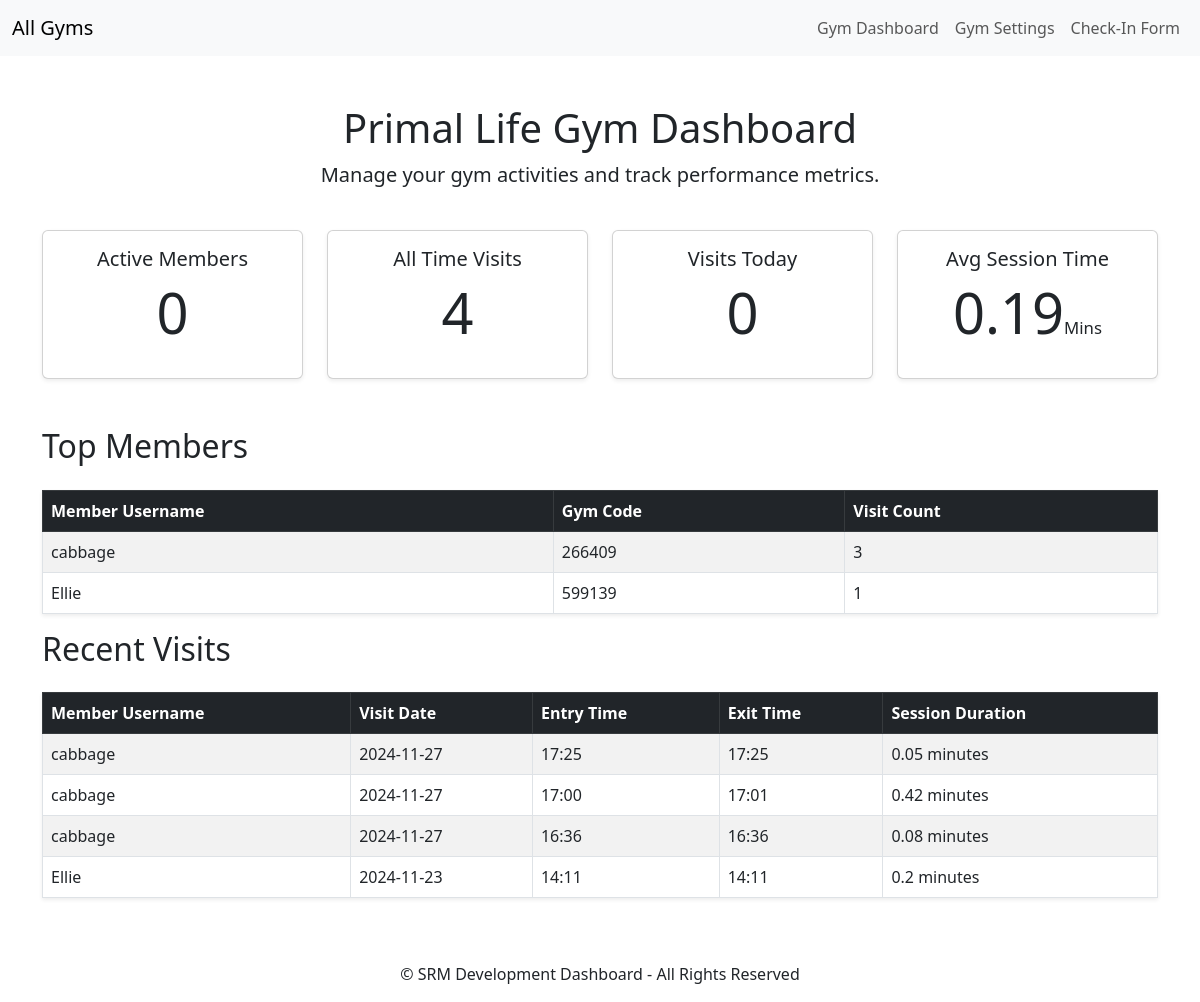
Screenshot of /primal-life-gym/dashboard/ (signed in) with the database file from the repository.
### core/models.py (models this page shows, shortened)
class Gym(models.Model):
    gym_id = models.AutoField(primary_key=True)
    name = models.CharField(max_length=255)
    slug = models.SlugField(unique=True, blank=True)
    address = models.TextField(blank=True, null=True)
    contact_number = models.CharField(max_length=15, null=True)
    email = models.EmailField(max_length=255, blank=True, null=True)
    owners = models.ManyToManyField(GymOwner, related_name='gyms')

class Visit(models.Model):
    member = models.ForeignKey(Member, on_delete=models.CASCADE, related_name='visits')
    gym_code = models.CharField(max_length=6) # Users gym code
    entry_time = models.DateTimeField(auto_now_add=True) # Automatically set when the visit is created
    exit_time = models.DateTimeField(null=True, blank=True)
    has_exit = models.BooleanField(default=False)
    default_exit_duration = timedelta(hours=1, minutes=12)
    default_exit_threshold = timedelta(hours=4)
    @classmethod
    def get_number_of_visits_per_gym(cls, gym):
        return cls.objects.filter(member__gym=gym, exit_time__isnull=False).count()
    @classmethod
    def get_average_session_time_per_gym(cls, gym):
        visits = cls.objects.filter(member__gym=gym, exit_time__isnull=False)
        total_session_time = timedelta(seconds=0)
        valid_visits_count = 0
        for visit in visits:
            exit_time = visit.exit_time or (visit.entry_time + visit.default_exit_duration)
            total_session_time += (exit_time - visit.entry_time)
            valid_visits_count += 1
        if valid_visits_count > 0:
            average_session_time = total_session_time / valid_visits_count
            return round((average_session_time.total_seconds() / 60),2)  # Convert to minutes
        return 0  # No visits, return 0 minute

class Member(models.Model):
    user = models.OneToOneField(User, on_delete=models.CASCADE)
    gym = models.ForeignKey(Gym, on_delete=models.SET_NULL, related_name='members', null=True) # Null = True so if a gym is deleted the members are not lost
    contact_number = models.CharField(max_length=15)
    date_of_birth = models.DateField(null=True, blank=True)  # Optional date of birth
    address = models.TextField(blank=True, null=True)  # Optional address field
    active = models.BooleanField(default=False) # To activate when a subscription is generated, default is not set
    join_date = models.DateField(auto_now_add=True)  # Automatically set when the member is created
    gym_code = models.CharField(max_length=6, unique=True, blank=True)

### core/views.py (the view)
# urls.py: path('<slug:slug>/dashboard/', views.gym_dashboard, name='gym_dashboard'),
@login_required
def gym_dashboard(request, slug):
    user = request.user
    gym = get_object_or_404(Gym, slug=slug)
    try:
        gym_owner = GymOwner.objects.get(user=user)
        if gym not in gym_owner.gyms.all():
            messages.error(request, "You are not authorized to access this gym's dashboard.")
            return redirect('login')
    except GymOwner.DoesNotExist:
        messages.error(request, "You are not authorized to access the dashboard of this gym.")
        return redirect('login')
    member_count = gym.members.count()
    active_members_count = Member.objects.filter(gym=gym, active=True).count()
    inactive_members_count = Member.objects.filter(gym=gym, active=False).count()
    total_visits = Visit.get_number_of_visits_per_gym(gym)
    today_visits = Visit.objects.filter(member__gym=gym, entry_time__date=timezone.now().date()).count()
    avg_session_time = Visit.get_average_session_time_per_gym(gym)
    top_visitors = (
        Visit.objects.filter(member__gym=gym, exit_time__isnull=False)
        .values('member__user__username', 'member__gym_code')
        .annotate(visit_count=Count('id'))
        .order_by('-visit_count')
        )[:10]
    recent_visits = (
        Visit.objects.filter(member__gym=gym, exit_time__isnull=False)
        .order_by('-entry_time')
        )[:10]
    for visit in recent_visits:
        if visit.exit_time:
            session_duration = visit.exit_time - visit.entry_time
            visit.session_duration = round(session_duration.total_seconds() / 60, 2)
        else:
            visit.session_duration = 0
    context = {
        'gym_name': gym.name,
        'member_count': member_count,
        'total_visits': total_visits,
        'today_visits': today_visits,
        'avg_session_time': avg_session_time,
        'top_visitors': top_visitors,
        'gym_slug': slug,
        'recent_visits': recent_visits,
        'active_members': active_members_count,
        'inactive_members': inactive_members_count,
    }
    return render(request, 'gym_dashboard.html', context)

### core/templates/gym_dashboard.html (shortened to what this page needs)
{% extends 'base_gym.html' %}
{% block content %}
<div class="row mb-4">
    <div class="col text-center">
        <h1>{{ gym_name }} Dashboard</h1>
        <p class="lead">Manage your gym activities and track performance metrics.</p>
    </div>
</div>
<div class="row text-center mb-5">
    <div class="col-md-3">
        <div class="card shadow-sm">
            <div class="card-body">
                <h5 class="card-title">Active Members</h5>
                <p class="display-4">{{ active_members }}</p>
            </div>
        </div>
    </div>
    <div class="col-md-3">
        <div class="card shadow-sm">
            <div class="card-body">
                <h5 class="card-title">All Time Visits</h5>
                <p class="display-4">{{ total_visits }}</p>
            </div>
        </div>
    </div>
    <div class="col-md-3">
        <div class="card shadow-sm">
            <div class="card-body">
                <h5 class="card-title">Visits Today</h5>
                <p class="display-4">{{ today_visits }}</p>
            </div>
        </div>
    </div>
    <div class="col-md-3">
        <div class="card shadow-sm">
            <div class="card-body">
                <h5 class="card-title">Avg Session Time</h5>
                <p class="display-4">{{ avg_session_time }}<small style="font-size: 30%;">Mins</small></p>
            </div>
        </div>
    </div>
</div>
<div class="row">
    <div class="col">
        <h2 class="mb-4">Top Members</h2>
        <table class="table table-striped table-bordered shadow-sm">
            <thead class="table-dark">
                <tr>
                    <th>Member Username</th>
                    <th>Gym Code</th>
                    <th>Visit Count</th>
                </tr>
            </thead>
            <tbody>
                {% for visitor in top_visitors %}
                <tr>
                    <td>{{ visitor.member__user__username }}</td>
                    <td>{{ visitor.member__gym_code }}</td>
                    <td>{{ visitor.visit_count }}</td>
                </tr>
                {% empty %}
                <tr>
                    <td colspan="3" class="text-center">No visits available</td>
                </tr>
                {% endfor %}
            </tbody>
        </table>
    </div>
</div>
<div class="row">
    <div class="col">
        <h2 class="mb-4">Recent Visits</h2>
        <table class="table table-striped table-bordered shadow-sm">
            <thead class="table-dark">
                <tr>
                    <th>Member Username</th>
                    <th>Visit Date</th>
                    <th>Entry Time</th>
                    <th>Exit Time</th>
                    <th>Session Duration</th>
                </tr>
            </thead>
            <tbody>
                {% for visit in recent_visits %}
                <tr>
                    <td>{{ visit.member.user.username }}</td>
                    <td>{{ visit.entry_time|date:"Y-m-d" }}</td>
                    <td>{{ visit.entry_time|date:"H:i" }}</td>
                    <td>
                        {% if visit.exit_time %}
                            {{ visit.exit_time|date:"H:i" }}
                        {% else %}
                            Not yet exited
                        {% endif %}
                    </td>
                    <td>
                        {% if visit.session_duration %}
                            {{ visit.session_duration }} minutes
                        {% else %}
                            Ongoing ({{ visit.entry_time|date:"Y-m-d H:i" }})
                        {% endif %}
                    </td>
                </tr>
                {% empty %}
                <tr>
                    <td colspan="5" class="text-center">No Recent Visits</td>
                </tr>
                {% endfor %}
            </tbody>
        </table>
    </div>
</div>
{% endblock %}

### rows the page displays
Gym: name "Primal Life Gym"
Visit: member.user.username "cabbage", entry_time "2024-11-27", entry_time "17:25", exit_time "17:25", session_duration "0.05"
Visit: member.user.username "cabbage", entry_time "2024-11-27", entry_time "17:00", exit_time "17:01", session_duration "0.42"
Visit: member.user.username "cabbage", entry_time "2024-11-27", entry_time "16:36", exit_time "16:36", session_duration "0.08"
Visit: member.user.username "Ellie", entry_time "2024-11-23", entry_time "14:11", exit_time "14:11", session_duration "0.2"

### other values shown
{{ active_members }} "0"
{{ total_visits }} "4"
{{ today_visits }} "0"
{{ avg_session_time }} "0.19"
{{ visitor.member__user__username }} "cabbage"
{{ visitor.member__gym_code }} "266409"
{{ visitor.visit_count }} "3"
{{ visitor.member__user__username }} "Ellie"
{{ visitor.member__gym_code }} "599139"
{{ visitor.visit_count }} "1"
